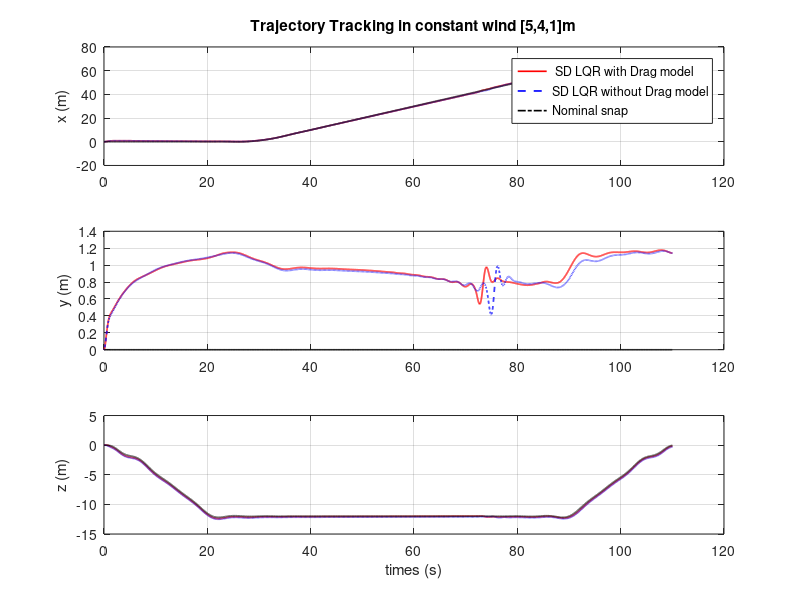
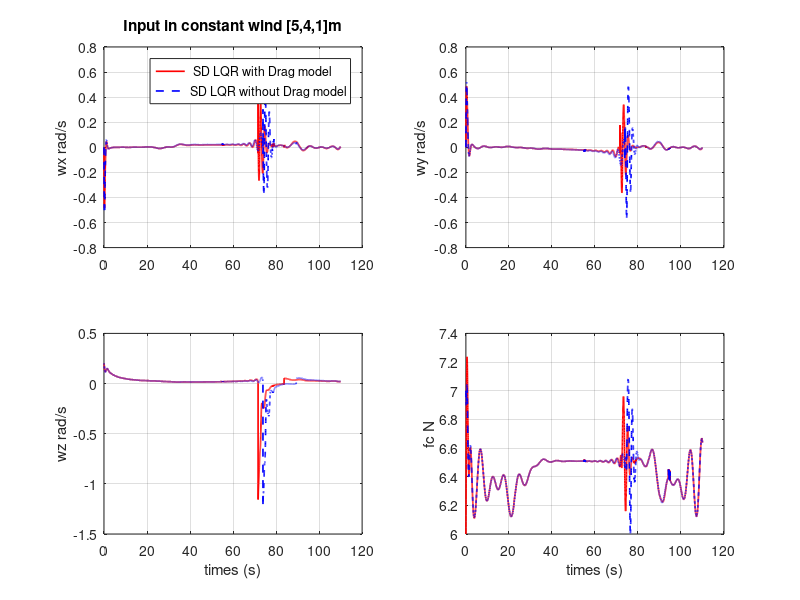

These figures' MATLAB source, in order:
clc; close all ; clear all;
%compare tracking and input for state dependent LQR 

load("stress_testing1_lqrwind_n.mat")
load("stress_testing1_lqrwowind_n.mat")
load("straight_line1.mat")
t=traj_nom(1:11001,1);
traj_nom=traj_nom(1:11001,2:11);

drag=stress_testing1_lqrwind_n;
no_drag=stress_testing1_lqrwowind_n;

%%
id=11001;
figure()

subplot(3,1,1)

plot(t,drag(:,2),'r','LineWidth',1.2)
hold on
grid on
plot(t,no_drag(:,2),'--b','LineWidth',1.2)
plot(t,traj_nom(:,1),'-.k','LineWidth',1.2)
% xlabel('time [s]')
ylabel('x (m)')
% title('Trajectory Tracking in constant wind [5,4,1]m')
legend(" SD LQR with Drag model","SD LQR without Drag model","Nominal snap")
% xlim([0,1400])
title('Trajectory Tracking in constant wind [5,4,1]m')


subplot(3,1,2)
plot(t,drag(:,3),'r','LineWidth',1.2)
hold on
grid on
plot(t,no_drag(:,3),'--b','LineWidth',1.2)
plot(t,traj_nom(:,2),'-.k','LineWidth',1.2)
% xlabel('time [s]')
ylabel('y (m)')
% title('trajectory in y direction')
% legend(" SD LQR with Drag model","SD LQR without Drag model","Nominal snap")
% xlim([0,1400])
% title('Trajectory Tracking in constant wind [5,4,1]m')


subplot(3,1,3)
plot(t,drag(:,4),'r','LineWidth',1.2)
hold on
 grid on
plot(t,no_drag(:,4),'--b','LineWidth',1.2)
plot(t,traj_nom(:,3),'-.k','LineWidth',1.2)
% legend(" SD LQR with Drag model","SD LQR without Drag model","Nominal snap")
xlabel('times (s)')
ylabel('z (m)')
% title('Trajectory Tracking in constant wind [5,4,1]m')

%% Input

figure()
subplot(2,2,1)


plot(t,drag(:,12),'r','LineWidth',1.2)
hold on
grid on
plot(t,no_drag(:,12),'--b','LineWidth',1.2)

% xlabel('time [s]')
ylabel('wx rad/s')
legend(" SD LQR with Drag model","SD LQR without Drag model")%,"Nominal snap")
% xlim([0,1400])

title('Input in constant wind [5,4,1]m')

subplot(2,2,2)
plot(t,drag(:,13),'r','LineWidth',1.2)
hold on
grid on
plot(t,no_drag(:,13),'--b','LineWidth',1.2)
% xlabel('time [s]')
ylabel('wy rad/s')
% title('trajectory in y direction')
% legend(" SD LQR with Drag model","SD LQR without Drag model")%,"Nominal snap")
% % xlim([0,1400])
% title('Input in constant wind [5,4,1]m')


subplot(2,2,3)
plot(t,drag(:,14),'r','LineWidth',1.2)
hold on
grid on
plot(t,no_drag(:,14),'--b','LineWidth',1.2)

% legend(" SD LQR with Drag model","SD LQR without Drag model")%,"Nominal snap")
xlabel('times (s)')
ylabel('wz rad/s')

% title('Input in constant wind [5,4,1]m')


subplot(2,2,4)
plot(t,drag(:,15),'r','LineWidth',1.2)
hold on
 grid on
plot(t,no_drag(:,15),'--b','LineWidth',1.2)

% legend(" SD LQR with Drag model","SD LQR without Drag model")%,"Nominal snap")
xlabel('times (s)')
ylabel('fc N')

% title('Input in constant wind [5,4,1]m')